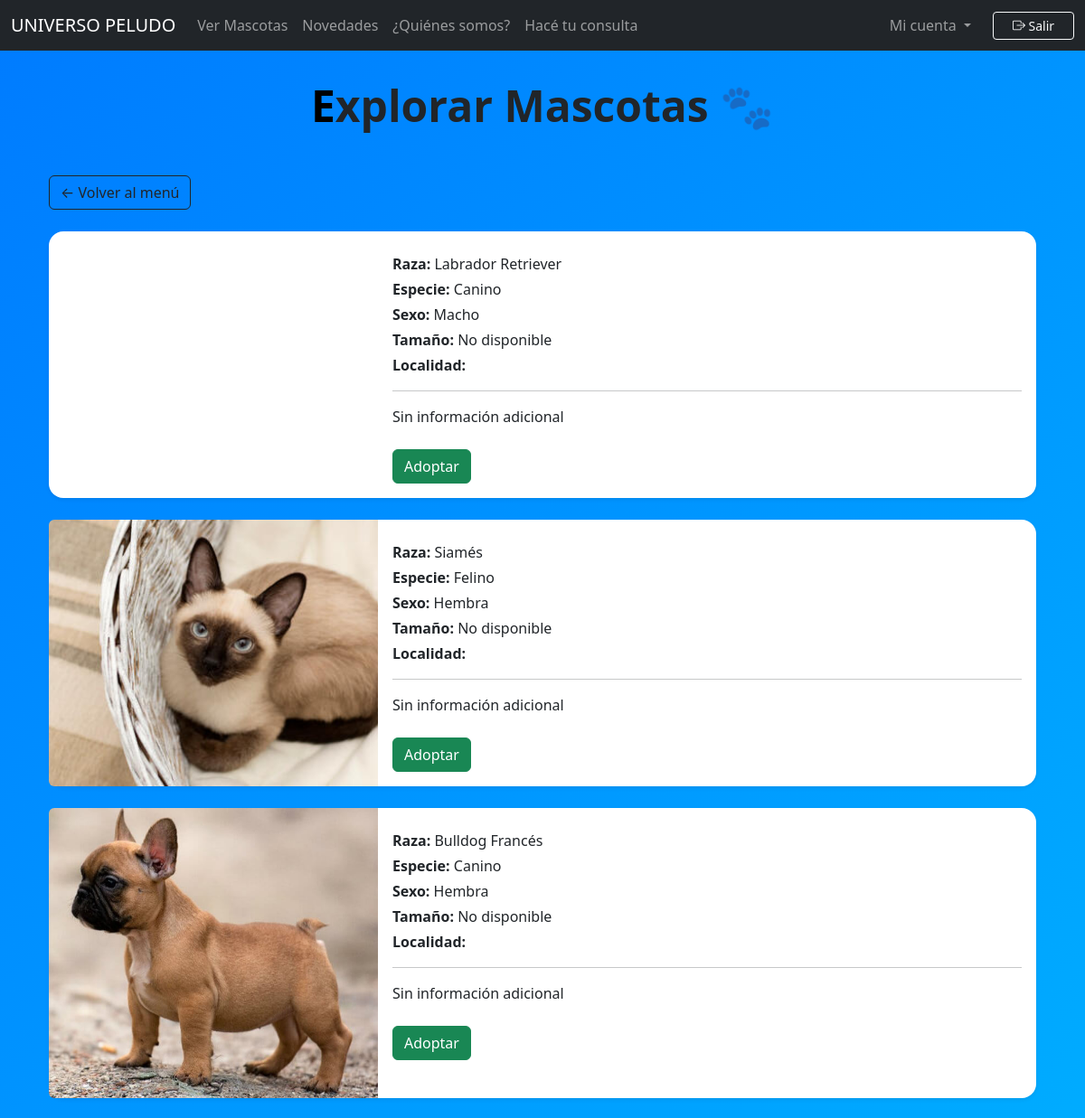
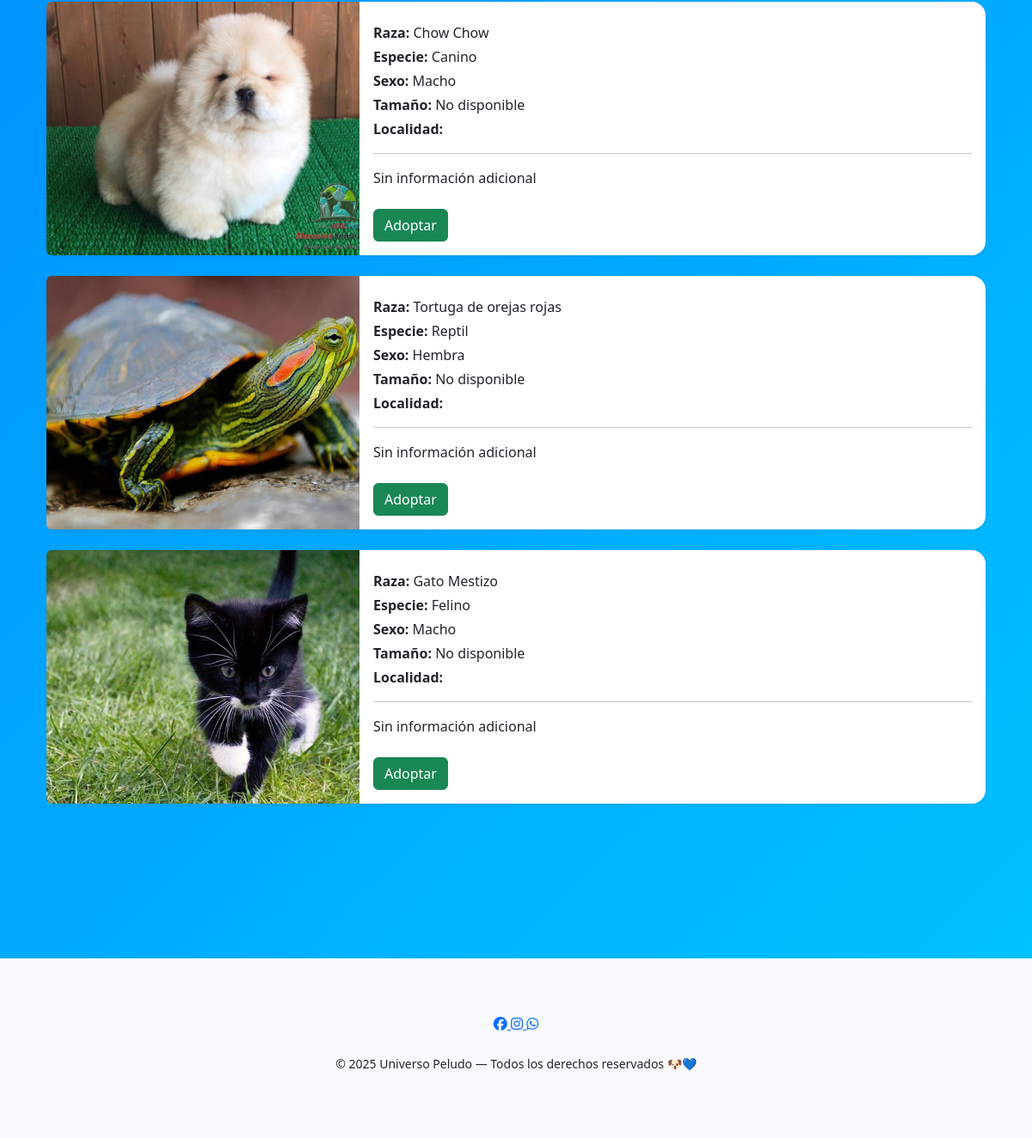
/listar_mascotas_usuario/ (signed in), run on the app's committed database (2 pictures, top to bottom).
### apps/core/models.py (models this page shows, shortened)
class Mascotas(models.Model):
    raza = models.ForeignKey(Raza, on_delete=models.SET_NULL, null=True, blank=True, related_name="mascotas")
    sexo = models.CharField(max_length= 6, choices = SEXO_CHOICES)
    tamanio = models.CharField(max_length=80)
    observaciones = models.CharField(max_length=200)
    fecha_nac = models.DateField()
    created_at = models.DateTimeField(auto_now_add=True)
    updated_at = models.DateTimeField(auto_now=True)
    fotos = models.ImageField(upload_to='mascotas/', blank=True, null=True) #nuevo campo para agregar imagenes
    estado_inicial=models.CharField(max_length=200, blank=True, null=True)#estado inicial para el seguimiento de adopcion

class Raza(models.Model):
    especie = models.ForeignKey(Especie, on_delete=models.SET_NULL, null=True, blank=True, related_name="razas")
    nombre = models.CharField(max_length=80)

class Especie(models.Model):
    nombre = models.CharField(max_length=80)
    descripcion = models.TextField(default="")

### apps/core/views.py (the view)
# urls.py: path('listar_mascotas_usuario/', ListarMascotasUsuario.as_view(), name='listar_mascotas_usuario'),
class ListarMascotasUsuario(ListView,Restringir_acceso):
    model = Mascotas
    template_name = 'user/detalle_mascotas.html'
    context_object_name = 'mascotas'
    def get_queryset(self):
        mascotas = super().get_queryset()  # equivale a Mascotas.objects.all()
        raza_id = self.request.GET.get("raza")
        if raza_id:
            mascotas = mascotas.filter(raza_id=raza_id)
        return mascotas

### apps/core/templates/user/detalle_mascotas.html
{% extends "base.html" %}
{% block content %}
<div class="container py-5">
    <div class="text-center mb-5">
        <h1 class="fw-bold text-dark mb-3 emoji-title">
             Explorar Mascotas 🐾
        </h1>
    </div>
    <div class="mb-4">
        <a href="{% url 'home' %}" class="btn btn-outline-dark">
            ← Volver al menú
        </a>
    </div>
    {% include "user/listaMascotas.html" with mascotas=mascotas %}
</div>
{% endblock %}

### apps/core/templates/user/listaMascotas.html (shortened to what this page needs)
{%load static%}
{% if mascotas %}
{% for m in mascotas %}
<div class="card mb-4 shadow-sm border-0 rounded-4 horizontal-card">
    <div class="row g-0">
        <div class="col-md-4">
            {% if m.fotos %}
                <img src="{{ m.fotos.url }}" class="img-fluid rounded-start" alt="{{ m.nombre }}">
            {% else %}
                <img src="{% static 'imagenes/sin_foto.jpg' %}" class="img-fluid rounded-start" alt="Sin foto">
            {% endif %}
        </div>
        <div class="col-md-8">
            <div class="card-body">
                <p class="mb-1"><strong>Raza:</strong> {{ m.raza.nombre }}</p>
                <p class="mb-1"><strong>Especie:</strong> {{ m.raza.especie.nombre }}</p>
                <p class="mb-1"><strong>Sexo:</strong> {{ m.sexo }}</p>
                <p class="mb-1"><strong>Tamaño:</strong> {{ m.tamano|default:"No disponible" }}</p>
                <p class="mb-1"><strong>Localidad:</strong> {{ m.localidad.descripcion }}</p>
                <hr>
                <p class="card-text">{{ m.descripcion|default:"Sin información adicional" }}</p>
                {% if user.is_authenticated %}
                <a href="{% url 'formulario_adopcion' m.id %}" class="btn btn-success mt-2">
                    Adoptar
                </a>
                {% else %}
                <a href="{% url 'login' %}?next={% url 'formulario_adopcion' m.id %}"
                    class="btn btn-outline-primary mt-2">
                    Adoptar
                </a>
                {% endif %}
            </div>
        </div>
    </div>
</div>
{% endfor %}
{% else %}
    <div class="text-center mt-5">
        <p class="text-muted fs-4">No hay mascotas disponibles por ahora 🐾</p>
    </div>
{% endif %}

### static/css/mis_css.css (style rules this page uses)
body { background-color: #0082f5; }
.horizontal-card { transition: 0.3s ease-in-out; border-radius: 20px; }
.horizontal-card img { height: 100%; object-fit: cover; border-radius: 20px 0 0 20px; }
body { background: linear-gradient(135deg, #007bff, #00c6ff); }
.card { transition: all 0.3s ease; }
.emoji-title { font-size: 3rem; }
.emoji-title::first-letter { color: black; }
.container { margin-top: 40px; margin-bottom: 60px; }
.btn-success { background-color: #3498db; border-color: #2980b9; color: #fff; }

### data on the page
Mascotas: raza.nombre "Labrador Retriever", raza.especie.nombre "Canino", sexo "Macho", tamano "No disponible", descripcion "Sin información adicional"
Mascotas: fotos (picture), raza.nombre "Siamés", raza.especie.nombre "Felino", sexo "Hembra", tamano "No disponible", descripcion "Sin información adicional"
Mascotas: fotos (picture), raza.nombre "Bulldog Francés", raza.especie.nombre "Canino", sexo "Hembra", tamano "No disponible", descripcion "Sin información adicional"
Mascotas: fotos (picture), raza.nombre "Chow Chow", raza.especie.nombre "Canino", sexo "Macho", tamano "No disponible", descripcion "Sin información adicional"
Mascotas: fotos (picture), raza.nombre "Tortuga de orejas rojas", raza.especie.nombre "Reptil", sexo "Hembra", tamano "No disponible", descripcion "Sin información adicional"
Mascotas: fotos (picture), raza.nombre "Gato Mestizo", raza.especie.nombre "Felino", sexo "Macho", tamano "No disponible", descripcion "Sin información adicional"
